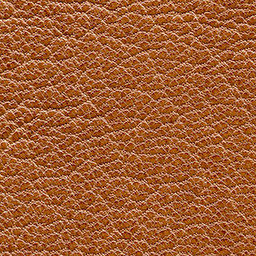
#> input picture img/tex001.bmp, 256 x 256 px; its folder holds only this picture in this run
$ python modulation_spectrum.py
#> lines starting #> are read from the running program, lines starting #| are printed output that depends on the picture; after the words box and inside, x2 and y2 are one past the last pixel; in counts of white or black regions, pixels touching at a corner belong together
from PIL import Image
from PIL import ImageDraw
import numpy as np
import os
import math
import params as prm

def max_contrast_sensitivity_ratio() -> float:
    max_ratio = 1.0
    for f in range(0, 255):
        w = (prm.A_K + prm.A_a * (f ** prm.A_c)) * (math.e ** (-1 * prm.A_b * f)) / prm.A_K
        if max_ratio < w:
            max_ratio = w
    return max_ratio

def modulation_gray(filename):
#> called with filename = 'tex001.bmp'
    img, _, _ = Image.open("./img/" + filename).convert(prm.color_space).split()
    f_xy = np.asarray(img)
    f_uv = np.fft.fft2(f_xy)
    shifted_f_uv = np.fft.fftshift(f_uv)
    x_pass_filter = Image.new(mode="L", size=(shifted_f_uv.shape[0], shifted_f_uv.shape[1]), color=0)
#> x_pass_filter: PIL image 256x256 L; every value is 0
    draw = ImageDraw.Draw(x_pass_filter)
    center = (shifted_f_uv.shape[0] // 2, shifted_f_uv.shape[1] // 2)
#> center = (128, 128)
    ellipse_pos = (center[0] - prm.outside_r, center[1] - prm.outside_r, center[0] + prm.outside_r, center[1] + prm.outside_r)
#> ellipse_pos = (63, 63, 193, 193)
    draw.ellipse(ellipse_pos, fill=255)
    ellipse_pos = (center[0] - prm.inside_r, center[1] - prm.inside_r, center[0] + prm.inside_r, center[1] + prm.inside_r)
#> ellipse_pos = (123, 123, 133, 133)
    draw.ellipse(ellipse_pos, fill=0)
    filter_array = np.asarray(x_pass_filter)
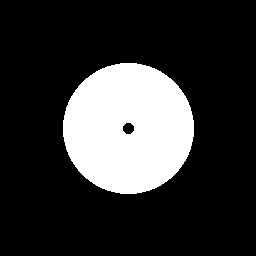
#> filter_array: shape (256, 256); 20.4% white; 1 white region, box (x1, y1, x2, y2) and area: (63, 63, 194, 194) 13372

    # 保存先作成
    out_dir = "./result/" + os.path.splitext(filename)[0]
    if not os.path.exists(out_dir):
        os.makedirs(out_dir)
    out_dir += "/"
    mkdir_name = out_dir + "method1"
    if not os.path.exists(mkdir_name):
        os.makedirs(mkdir_name)
    mkdir_name = out_dir + "method2"
    if not os.path.exists(mkdir_name):
        os.makedirs(mkdir_name)

    # Method 1
    gray_signal = []
    shifted_f_uv_ms = shifted_f_uv.copy()
    for f in prm.scalefactor:
        for j in range(filter_array.shape[0]):
            for i in range(filter_array.shape[1]):
                if (filter_array[j][i] == 255):
                    shifted_f_uv_ms[j][i] = shifted_f_uv[j][i] * f
                else:
                    shifted_f_uv_ms[j][i] = shifted_f_uv[j][i]
        unshifted_f_uv = np.fft.fftshift(shifted_f_uv_ms)
        i_f_xy = np.fft.ifft2(unshifted_f_uv).real
        gray_signal.append((Image.fromarray(i_f_xy).convert("L"), "{:.2f}".format(f), 1))
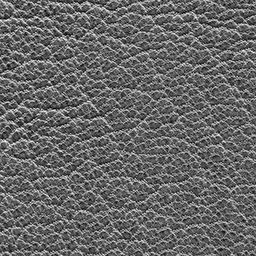
#> i_f_xy: shape (256, 256) float64; min -14.22, max 287.4, mean 108.1; drawn with min black and max white
#> after the loop, gray_signal = 5 items

    # Method 2
    filter_array_cont = np.zeros(shape=(shifted_f_uv.shape[0], shifted_f_uv.shape[1]), dtype=np.float32)
    center = (filter_array_cont.shape[0] // 2, filter_array_cont.shape[1] // 2)
    angle = 3.416
    max_f_ratio = max_contrast_sensitivity_ratio()
    for rate in prm.scalefactor:
        for j in range(filter_array_cont.shape[1]):
            for i in range(filter_array_cont.shape[0]):
                f = math.sqrt((i - center[0]) ** 2 + (j - center[1]) ** 2) / angle
                if rate > 1.0:
                    w = (prm.A_K + prm.A_a * (f ** prm.A_c)) * (math.e ** (-1 * prm.A_b * f)) / prm.A_K
                    filter_array_cont[j][i] = w
                    reg_ratio = (w - 1.0 / max_f_ratio - 1.0) * (rate - 1.0) + 1.0
                else:
                    _rate = 1.0 + (1.0 - rate)
                    w = (prm.A_K + prm.A_a * (f ** prm.A_c)) * (math.e ** (-1 * prm.A_b * f)) / prm.A_K
                    filter_array_cont[j][i] = w
                    reg_ratio = 1.0 / ((w - 1.0 / max_f_ratio - 1.0) * (_rate - 1.0) + 1.0)
                if filter_array_cont[j][i] >= 1.0 and filter_array[j][i] == 255:
                    shifted_f_uv_ms[j][i] = shifted_f_uv[j][i] * reg_ratio
                else:
                    shifted_f_uv_ms[j][i] = shifted_f_uv[j][i]
        unshifted_f_uv = np.fft.fftshift(shifted_f_uv_ms)
        i_f_xy = np.fft.ifft2(unshifted_f_uv).real
        # 平均輝度の差分を加算する ----------------------
        src_mean = f_xy.mean()
        edited_mean = i_f_xy.mean()
        i_f_xy = i_f_xy + (src_mean - edited_mean)
        # -----------------------------------------------
        gray_signal.append((Image.fromarray(i_f_xy).convert("L"), "{:.2f}".format(rate), 2))
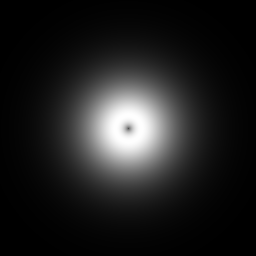
#> filter_array_cont: shape (256, 256) float32; min 0.00147, max 3, mean 0.379; drawn with min black and max white
#> after the loop, gray_signal = 10 items

    return gray_signal

def modulation_color_using_gray(filename, gray) -> None:
    _, cb, cr = Image.open("./img/" + filename).convert(prm.color_space).split()

    out_dir = "./result/" + os.path.splitext(filename)[0] + "/"
    for (signal, string, method) in gray:
        out = Image.merge(prm.color_space, (signal, cb, cr)).convert("RGB")
        if method == 1:
            out.save(out_dir + "method1/" + string + ".png")
        else:
            out.save(out_dir + "method2/" + string + ".png")

if __name__ == "__main__":
    files = os.listdir("./img")
    # files = ["tex022.bmp"]
    for file in files:
        print(file)
        gray = modulation_gray(file)
#> gray = 10 items
        modulation_color_using_gray(file, gray)
#> in modulation_color_using_gray, `_, cb, cr = Image.open("./img/" + filename).convert(prm.color_space).s..`:
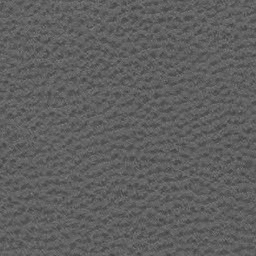
#> cb: PIL image 256x256 L; min 60, max 134, mean 95.2
#> in modulation_color_using_gray, `_, cb, cr = Image.open("./img/" + filename).convert(prm.color_space).s..`:
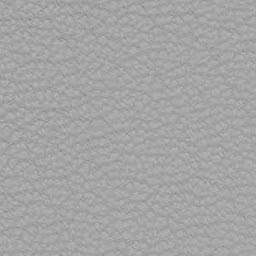
#> cr: PIL image 256x256 L; min 129, max 192, mean 164.5
#> the loop in modulation_color_using_gray, `for (signal, string, method) in gray:` made 10 passes
#> (string, method) on passes 1 to 10: ('0.50', 1), ('0.75', 1), ('1.00', 1), ('1.25', 1), ('1.50', 1), ('0.50', 2), ('0.75', 2), ('1.00', 2), ('1.25', 2), ('1.50', 2)
#> pass 1, in modulation_color_using_gray, `out = Image.merge(prm.color_space, (signal, cb, cr)).convert("RGB")`:
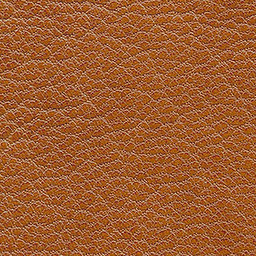
#> out: PIL image 256x256 RGB; mean R, G, B 158.2, 92.4, 49.1
#> after the loop in modulation_color_using_gray, `for (signal, string, method) in gray:`:
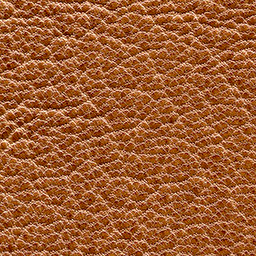
#> out: PIL image 256x256 RGB; mean R, G, B 158.1, 92.4, 50.2

$ run again, on img/tex005.bmp
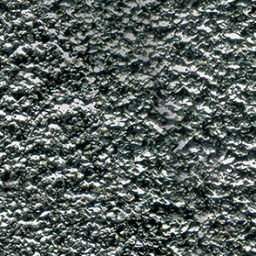
#> input picture img/tex005.bmp, 256 x 256 px
#> x_pass_filter: PIL image 256x256 L; every value is 0
#> filter_array: shape (256, 256); 20.4% white; 1 white region, box (x1, y1, x2, y2) and area: (63, 63, 194, 194) 13372
#> after the loop in modulation_gray, `for f in prm.scalefactor:`: gray_signal = 5 items
#> after the loop in modulation_gray, `for rate in prm.scalefactor:`:
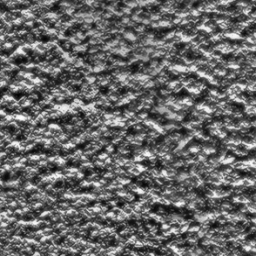
#> i_f_xy: shape (256, 256) float64; min -86.22, max 353.6, mean 92.9; drawn with min black and max white
#> after the loop in modulation_gray, `for rate in prm.scalefactor:`: gray_signal = 10 items
#> the loop in modulation_color_using_gray, `for (signal, string, method) in gray:` made 10 passes
#> (string, method) on passes 1 to 8: ('0.50', 1), ('0.75', 1), ('1.00', 1), ('1.25', 1), ('1.50', 1), ('0.50', 2), ('0.75', 2), ('1.00', 2)
#> after the loop in modulation_color_using_gray, `for (signal, string, method) in gray:`:
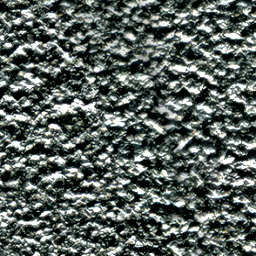
#> out: PIL image 256x256 RGB; mean R, G, B 87.3, 96.6, 92.1

$ run again, on img/tex006.bmp
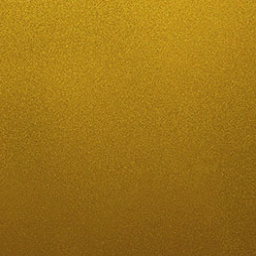
#> input picture img/tex006.bmp, 256 x 256 px
#> in modulation_gray, `img, _, _ = Image.open("./img/" + filename).convert(prm.color_space).s..`:
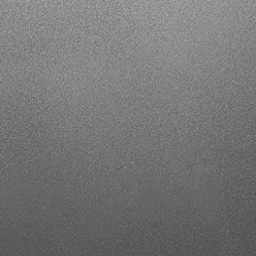
#> img: PIL image 256x256 L; min 74, max 173, mean 117.2
#> x_pass_filter: PIL image 256x256 L; every value is 0
#> filter_array: shape (256, 256); 20.4% white; 1 white region, box (x1, y1, x2, y2) and area: (63, 63, 194, 194) 13372
#> after the loop in modulation_gray, `for f in prm.scalefactor:`: gray_signal = 5 items
#> after the loop in modulation_gray, `for rate in prm.scalefactor:`: gray_signal = 10 items
#> in modulation_color_using_gray, `_, cb, cr = Image.open("./img/" + filename).convert(prm.color_space).s..`:
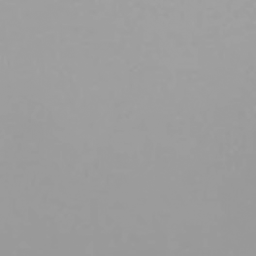
#> cr: PIL image 256x256 L; min 150, max 163, mean 156.1
#> the loop in modulation_color_using_gray, `for (signal, string, method) in gray:` made 10 passes
#> (string, method) on passes 1 to 8: ('0.50', 1), ('0.75', 1), ('1.00', 1), ('1.25', 1), ('1.50', 1), ('0.50', 2), ('0.75', 2), ('1.00', 2)

$ run again, on img/tex007.bmp
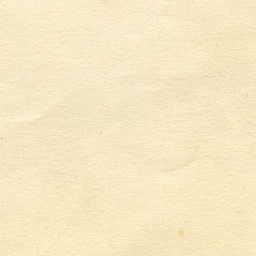
#> input picture img/tex007.bmp, 256 x 256 px
#> in modulation_gray, `img, _, _ = Image.open("./img/" + filename).convert(prm.color_space).s..`:
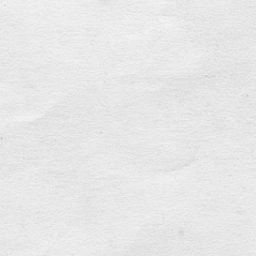
#> img: PIL image 256x256 L; min 196, max 245, mean 231.2
#> x_pass_filter: PIL image 256x256 L; every value is 0
#> filter_array: shape (256, 256); 20.4% white; 1 white region, box (x1, y1, x2, y2) and area: (63, 63, 194, 194) 13372
#> after the loop in modulation_gray, `for f in prm.scalefactor:`: gray_signal = 5 items
#> after the loop in modulation_gray, `for rate in prm.scalefactor:`: gray_signal = 10 items
#> the loop in modulation_color_using_gray, `for (signal, string, method) in gray:` made 10 passes
#> (string, method) on passes 1 to 8: ('0.50', 1), ('0.75', 1), ('1.00', 1), ('1.25', 1), ('1.50', 1), ('0.50', 2), ('0.75', 2), ('1.00', 2)
